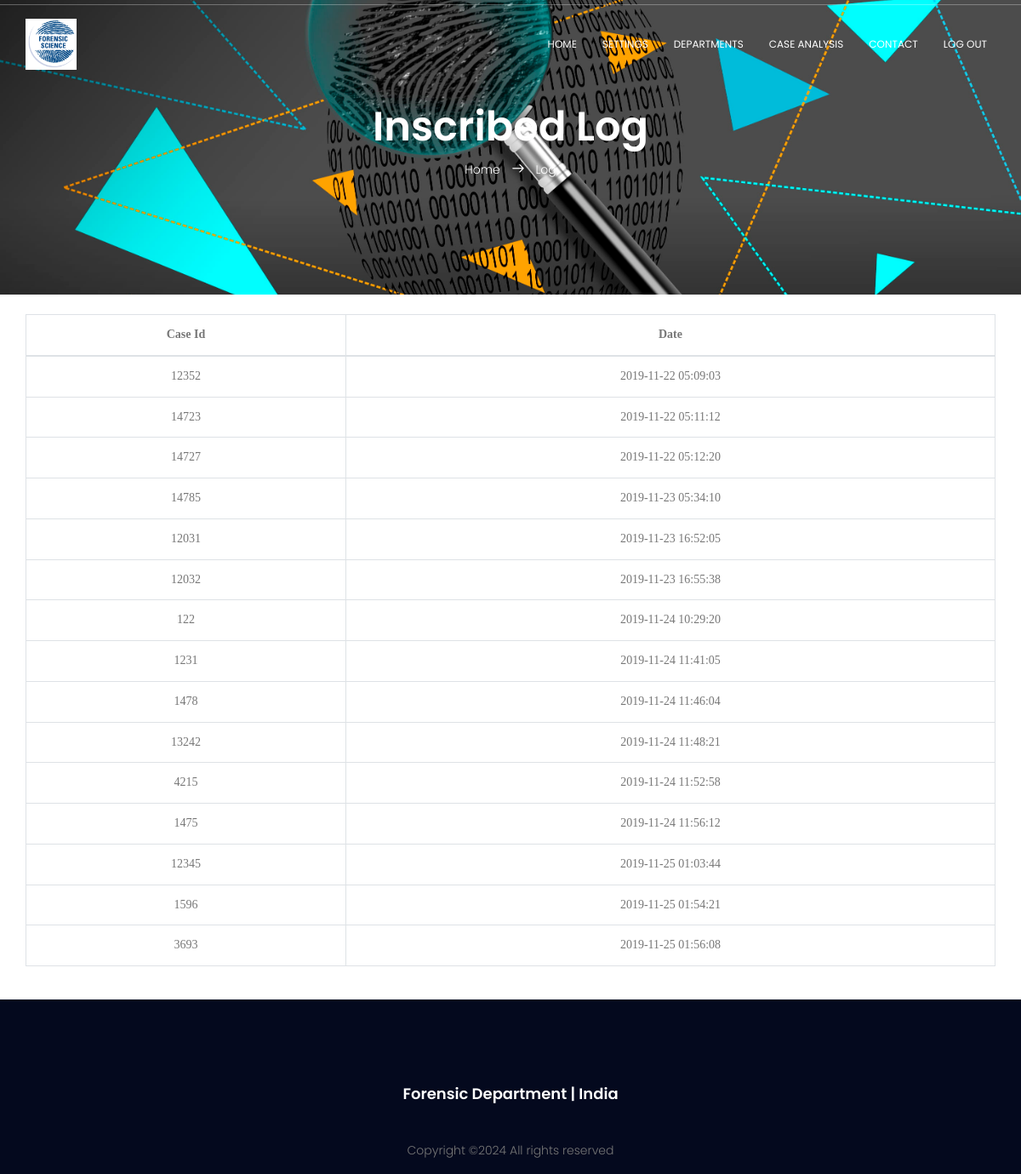
Before: /project/inscribedlogs.php (signed in) with the older database file.
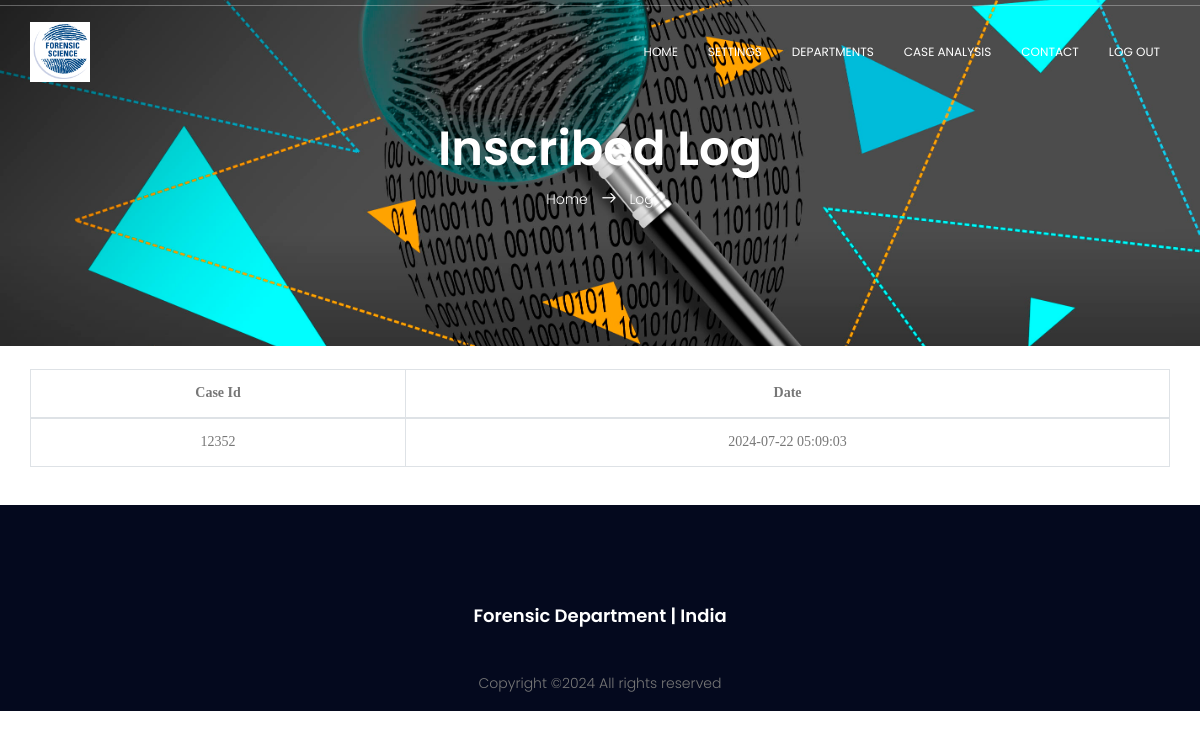
After: the same page with the newer database file.
### tables this page shows
CREATE TABLE `writelogs` (
  `ID` int(6) NOT NULL,
  `CASE_ID` int(6) NOT NULL,
  `DATE` timestamp NOT NULL DEFAULT current_timestamp() ON UPDATE current_timestamp()
);

### project/inscribedlogs.php (the view, shortened to what this page needs)
<?php
	require("includes/common.php");
$logs = "SELECT *
		FROM WRITELOGS";
$run_logs = mysqli_query($con, $logs);
?>
<!DOCTYPE html>
	<html lang="zxx" class="no-js">
	<head>
			<link rel="stylesheet" href="css/linearicons.css">
			<link rel="stylesheet" href="css/font-awesome.min.css">
			<link rel="stylesheet" href="css/bootstrap.css">
			<link rel="stylesheet" href="css/magnific-popup.css">
			<link rel="stylesheet" href="css/nice-select.css">
			<link rel="stylesheet" href="css/animate.min.css">
			<link rel="stylesheet" href="css/owl.carousel.css">
			<link rel="stylesheet" href="css/main.css">
		</head>
		<body>
			<?php
				require 'includes/header.php';
			?>
			<section class="banner-area relative" id="home">
				<div class="overlay"></div>
				<div class="container">
					<div class="row d-flex align-items-center justify-content-center">
						<div class="about-content col-lg-12">
							<h1 class="text-white">
								Inscribed Log
							</h1>
							<p class="text-white link-nav">  <?php
				if($_SESSION['email']=='admin@fds.com') { ?>
					<a href="adminhome.php">
				<?php }
				else { ?>
					<a href="home.php">
				<?php } ?>
				Home </a>  <span class="lnr lnr-arrow-right"></span>  <a href="inscribedlogs.php"> Log </a></p>
						</div>
					</div>
				</div>
			</section>
			<br>
			<div class="container" id="content">
            <div class="row">
                <table class="table table-hover table-bordered">
					<thead>
					<tr>
						<th style="font-family:verdana; text-align:center" scope="col"> Case Id </th>
						<th style="font-family:verdana; text-align:center" scope="col"> Date </th>
					</tr>
					</thead>
					<tbody>
					<?php
					while($logs_r = mysqli_fetch_array($run_logs)) { ?>
						<tr>
							<td style="font-family:verdana; text-align:center"> <?php echo $logs_r['CASE_ID']; ?> </td>
							<td style="font-family:verdana; text-align:center"> <?php echo $logs_r['DATE']; ?> </td>
						</tr>
					<?php } ?>
					</tbody>
				</table>
            </div>
			</div>
			<br>
			<?php
				require 'includes/footer.php';
			?>
	</body>
</html>

### project/includes/header.php (shortened to what this page needs)
<header id="header" id="home">
			  	<hr>
			    <div class="container">
			    	<div class="row align-items-center justify-content-between d-flex">
				      <div id="logo">
				        <a href="home.php"><img style="height:60px; width:60px" src="img/logo.jpg" alt="" title="" /></a>
				      </div>
				      <nav id="nav-menu-container">
				        <ul class="nav-menu">
						<?php
							if($_SESSION['user_id']>=1 && $_SESSION['user_id']<=99) { ?>
								<li class="menu-active"><a href="adminhome.php"> Home </a></li>
								<li><a href="settings.php"> Settings </a></li>
								<li><a href="admincases.php"> Cases </a></li>
								<li><a href="contact.php"> Contact </a></li>
								<li><a href="logout_script.php"> Log Out </a></li>
						<?php }
							else if($_SESSION['user_id']>=100 && $_SESSION['user_id']<=999) { ?>
								<li class="menu-active"><a href="home.php"> Home </a></li>
								<li><a href="settings.php"> Settings </a></li>
								<li><a href="departments.php"> Departments </a></li>
								<li><a href="forensiccases.php"> Case Analysis </a></li>
								<li><a href="contact.php"> Contact </a></li>
								<li><a href="logout_script.php"> Log Out </a></li>
						<?php } ?>
				        </ul>
				      </nav>
			    	</div>
			    </div>
</header>

### project/includes/footer.php
<footer class="footer-area">
	<div class="container">
		<div class="row">
			<div class="col-lg-12 col-md-12 col-sm-12 text-center">
				<div class="single-footer-widget">
					<h6> Forensic Department | India </h6>
					<p class="footer-text">
						Copyright &copy;<script>document.write(new Date().getFullYear());</script> All rights reserved
					</p>
				</div>
			</div>
		</div>
	</div>
</footer>

### project/css/main.css (style rules this page uses)
body { color: #777777; font-family: "Poppins", sans-serif; font-size: 14px; font-weight: 300; line-height: 1.625em; position: relative; }
ol, ul { margin: 0; padding: 0; list-style: none; }
a { -webkit-transition: all 0.3s ease 0s; -moz-transition: all 0.3s ease 0s; -o-transition: all 0.3s ease 0s; transition: all 0.3s ease 0s; }
a, a:focus, a:hover { text-decoration: none; outline: 0; }
h1, h2, h3, h4, h5, h6 { font-family: "Poppins", sans-serif; color: #222222; line-height: 1.2em !important; margin-bottom: 0; margin-top: 0; font-weight: 600; }
h1, .h1 { font-size: 36px; }
h6, .h6 { font-size: 14px; color: #222222; }
td, th { border-radius: 0px; }
.text-white { color: #fff; }
.text-center { text-align: center; }
.relative { position: relative; }
.overlay { position: absolute; left: 0; right: 0; top: 0; bottom: 0; }
h1 { font-size: 36px; }
h6 { font-size: 14px; }
h1, h2, h3, h4, h5, h6 { line-height: 1.5em; }
#header { padding: 0px 0px 14px 0; position: fixed; left: 0; top: 0; right: 0; transition: all 0.5s; z-index: 997; }
#header hr { border-color: rgba(255, 255, 255, 0.3); margin-top: 5px; }
#header #logo img { padding: 0; margin: 0; }
.nav-menu, .nav-menu * { margin: 0; padding: 0; list-style: none; }
.nav-menu li { position: relative; white-space: nowrap; }
.nav-menu > li { float: left; }
#nav-menu-container { margin: 0; }
.nav-menu a { padding: 6px 10px; text-decoration: none; display: inline-block; color: #fff; font-weight: 400; font-size: 12px; text-transform: uppercase; outline: none; }
.nav-menu > li { margin-left: 10px; }
#mobile-nav { position: fixed; top: 0; padding-top: 18px; bottom: 0; z-index: 998; background: rgba(0, 0, 0, 0.8); left: -260px; width: 260px; overflow-y: auto; transition: 0.4s; }
#mobile-nav ul { padding: 0; margin: 0; list-style: none; }
#mobile-nav ul li { position: relative; }
#mobile-nav ul li a { color: #fff; font-size: 13px; text-transform: uppercase; overflow: hidden; padding: 10px 22px 10px 15px; position: relative; text-decoration: none; width: 100%; display: block; outline: none; font-weight: 700; }
.banner-area { background: url(../img/header-bg.jpg) center; background-size: cover; }
.footer-area { padding-top: 100px; background-color: #04091e; }
.footer-area h6 { color: #fff; margin-bottom: 25px; font-size: 18px; font-weight: 600; }
.footer-text { padding-top: 20px; }
.link-nav { margin-top: 10px; }
.about-content { padding: 120px 0px; text-align: center; }
.about-content h1 { font-size: 48px; font-weight: 600; }
.about-content a { color: #fff; font-weight: 300; font-size: 14px; }
.about-content .lnr { margin: 0px 10px; font-weight: 600; }

Changed rows visible on the page:
removed writelogs: CASE_ID "14723", DATE "2019-11-22 05:11:12"
removed writelogs: CASE_ID "14727", DATE "2019-11-22 05:12:20"
removed writelogs: CASE_ID "14785", DATE "2019-11-23 05:34:10"
removed writelogs: CASE_ID "12031", DATE "2019-11-23 16:52:05"
removed writelogs: CASE_ID "12032", DATE "2019-11-23 16:55:38"
removed writelogs: CASE_ID "122", DATE "2019-11-24 10:29:20"
removed writelogs: CASE_ID "1231", DATE "2019-11-24 11:41:05"
removed writelogs: CASE_ID "1478", DATE "2019-11-24 11:46:04"
removed writelogs: CASE_ID "13242", DATE "2019-11-24 11:48:21"
removed writelogs: CASE_ID "4215", DATE "2019-11-24 11:52:58"
removed writelogs: CASE_ID "1475", DATE "2019-11-24 11:56:12"
removed writelogs: CASE_ID "12345", DATE "2019-11-25 01:03:44"
removed writelogs: CASE_ID "1596", DATE "2019-11-25 01:54:21"
removed writelogs: CASE_ID "3693", DATE "2019-11-25 01:56:08"
changed writelogs: DATE "2019-11-22 05:09:03" → "2024-07-22 05:09:03"
